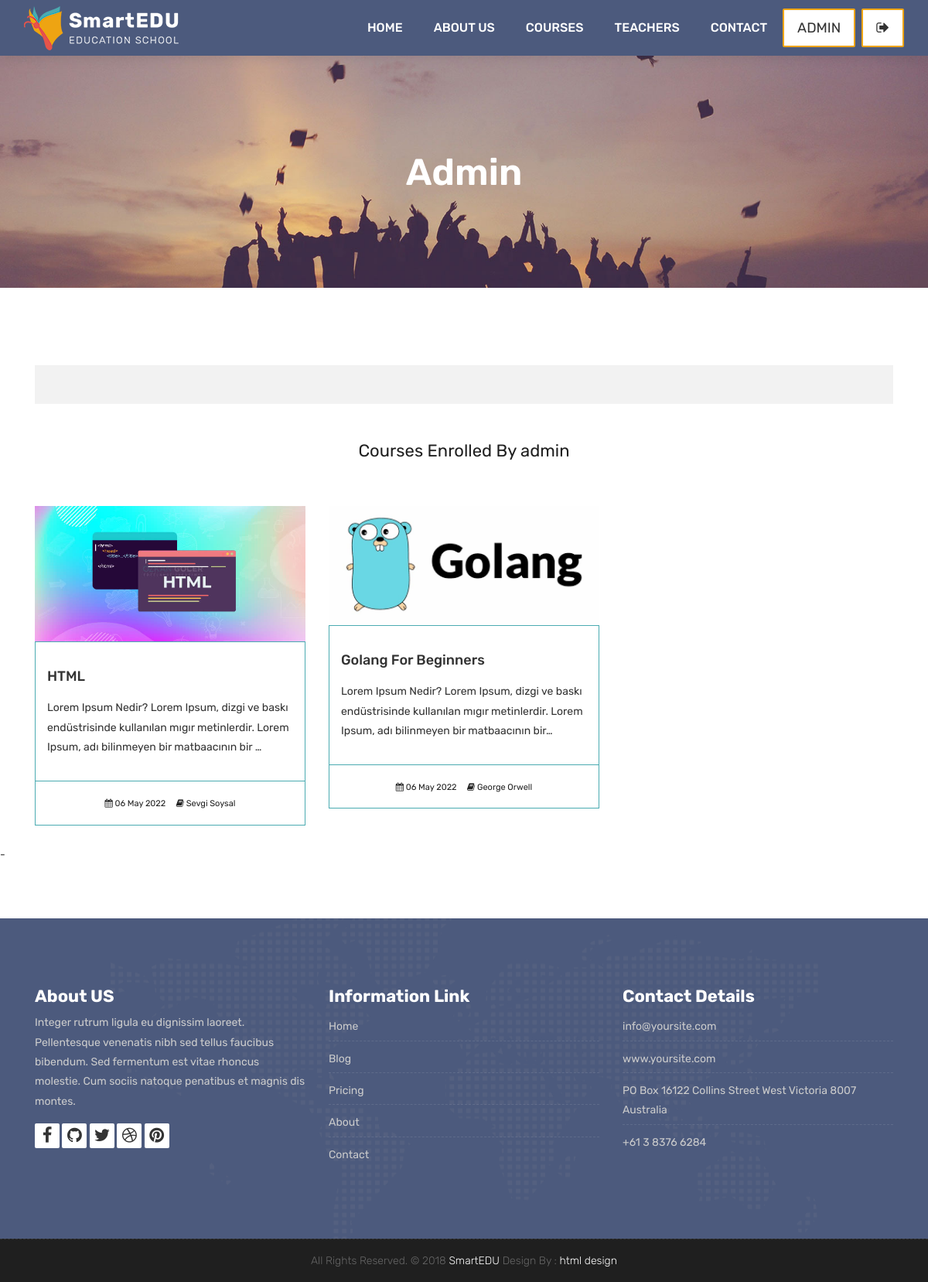
The page /accounts/dashboard/ (signed in) on the database its author committed.
### courses/models.py (models this page shows, shortened)
class Course(models.Model):
    teacher = models.ForeignKey(Teacher, null=True, on_delete=models.CASCADE)
    name = models.CharField(max_length=200, unique=True)
    category = models.ForeignKey(Category, null=True, on_delete=models.DO_NOTHING)
    tags = models.ManyToManyField(Tag, blank=True, null=True)
    studens = models.ManyToManyField(User, blank=True, related_name='courses_joined')
    description = models.TextField(blank=True, null=True)
    image = models.ImageField(upload_to='courses/%Y/%m/%d', default='courses/default_course_image.jpg')
    date = models.DateTimeField(auto_now=True)
    available = models.BooleanField(default=True)

### teachers/models.py (models this page shows)
class Teacher(models.Model):
    name = models.CharField(max_length=50)
    title = models.CharField(max_length=50)
    description = models.TextField(blank=True)
    image = models.ImageField(upload_to='courses/%Y/%m/%d')
    facebook = models.URLField(max_length=100, blank=True)
    twitter = models.URLField(max_length=100, blank=True)
    linkedin = models.URLField(max_length=100, blank=True)
    youtube = models.URLField(max_length=100, blank=True)
    def __str__(self):
        return self.name

### accounts/views.py (the view)
# urls.py: path('dashboard/', views.user_dashboard, name='dashboard'),
@login_required(login_url='login')
def user_dashboard(request):
    concurrent_user = request.user
    courses = concurrent_user.courses_joined.all()
    contex = {
        'courses': courses
    }
    return render(request, 'dashboard.html', contex)

### templates/dashboard.html
{% extends 'partials/_base.html' %}
{% load static %}
{% block content %}
    <div class="all-title-box">
        <div class="container text-center">
            <h1>{{ user.username }}</h1>
        </div>
    </div>
    <div id="overviews" class="section wb">
        <div class="container">
            <div class="row">
                <div class="col-lg-12 blog-post-single">
                    <div class="blog-author">
                        <div class="author-bio">
                            <h2 class="author_name font-weight-bold">{{ user.first_name }} {{ user.last_name }}<span>
                        </div>
                    </div>
                </div>
            </div>
            <div class="row">
                <div class="col-lg-12">
                    <h2 class="text-center my-5">Courses Enrolled By {{ user.username }}</h2>
                </div>
                {% for course in courses %}
                    <div class="col-lg-4 col-md-6 col-12">
                        <div class="course-item">
                            <div class="image-blog">
                                <img src="{{ course.image.url }}" alt="" class="img-fluid">
                            </div>
                            <div class="course-br">
                                <div class="course-title">
                                    <h2><a href="{% url 'course_detail' course.category.slug course.id %}"
                                           title="">{{ course.name }}</a></h2>
                                </div>
                                <div class="course-desc">
                                    <p>{{ course.description | truncatechars:140 }}</p>
                                </div>
                            </div>
                            <div class="course-meta-bot">
                                <ul>
                                    <li><i class="fa fa-calendar" aria-hidden="true"></i> {{ course.date|date:'d M Y' }}
                                    </li>
                                    <li><i class="fa fa-book" aria-hidden="true"></i> {{ course.teacher }}</li>
                                </ul>
                            </div>
                        </div>
                        <br>
                    </div>
                {% endfor %}
            </div>
        </div>-
    </div>
{% endblock %}

### templates/partials/_navbar.html (shortened to what this page needs)
{% load static %}
<header class="top-navbar">
    <nav class="navbar navbar-expand-lg navbar-light bg-light">
        <div class="container-fluid">
            <a class="navbar-brand" href="{% url 'index' %}">
                <img src="{% static 'images/logo.png' %}" alt=""/>
            </a>
            <div class="collapse navbar-collapse" id="navbars-host">
                <ul class="navbar-nav ml-auto">
                    <li class="nav-item {% if '/' == request.path %} active {% endif %} "><a class="nav-link"
                                                                                             href="{% url 'index' %}">Home</a>
                    </li>
                    <li class="nav-item {% if 'about' in request.path %} active {% endif %}"><a class="nav-link"
                                                                                                href="{% url 'about' %}">About
                        Us</a></li>
                    <li class="nav-item {% if 'courses' in request.path %} active {% endif %}"><a class="nav-link"
                                                                                                  href="{% url 'courses' %}">Courses</a>
                    </li>
                    <li class="nav-item {% if 'teachers' in request.path %} active {% endif %}"><a class="nav-link"
                                                                                                   href="{% url 'teachers' %}">Teachers</a>
                    </li>
                    <li class="nav-item {% if 'contact' in request.path %} active {% endif %}"><a class="nav-link"
                                                                                                  href="{% url 'contact' %}">Contact</a>
                    </li>
                </ul>
                <ul class="nav navbar-nav navbar-right">
                    {% if user.is_authenticated %}
                        <li><a class="hover-btn-new log orange mr-2"
                               href="{% url 'dashboard' %}"><span>{{ user.username }}</span></a>
                        <li><a class="hover-btn-new log orange"
                               href="javascript:{document.getElementById('logout').submit()}"><span><i
                                class="fa fa-sign-out"></i></span></a>
                        </li>
                    {% else %}
                        <li><a class="hover-btn-new log orange mr-2" href="{% url 'login' %}"><span><i
                                class="fa fa-sign-in"></i></span></a>
                        <li><a class="hover-btn-new log orange" href="{% url 'register' %}"><span><i
                            class="fa fa-user-plus"></i></span></a>
                    {% endif %}
                    </li>
                </ul>
            </div>
        </div>
    </nav>
</header>

### rows shown on the page
Course: image (picture), name "HTML", description "Lorem Ipsum Nedir? Lorem Ipsum, dizgi ve baskı endüstrisinde kullanılan mıgır metinlerdir. Lorem Ipsum, adı bilinmeyen bir matbaacının bir …", date "06 May 2022", teacher "Sevgi Soysal"
Course: image (picture), name "Golang For Beginners", description "Lorem Ipsum Nedir? Lorem Ipsum, dizgi ve baskı endüstrisinde kullanılan mıgır metinlerdir. Lorem Ipsum, adı bilinmeyen bir matbaacının bir…", date "06 May 2022", teacher "George Orwell"

### other values the page prints
{{ user.username }} "ADMIN"
{{ user.username }} "Admin"
{{ user.username }} "admin"
